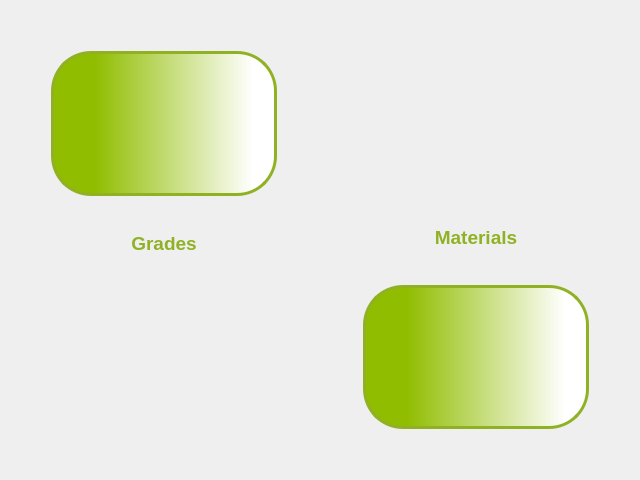
<?xml version="1.0" encoding="UTF-8"?>
<ui version="4.0">
 <class>coursesFrame</class>
 <widget class="QFrame" name="coursesFrame">
  <property name="geometry">
   <rect>
    <x>0</x>
    <y>0</y>
    <width>640</width>
    <height>480</height>
   </rect>
  </property>
  <property name="windowTitle">
   <string>Frame</string>
  </property>
  <layout class="QHBoxLayout" name="horizontalLayout">
   <item>
    <widget class="QFrame" name="gradesFrame">
     <property name="styleSheet">
      <string notr="true">background: transparent;</string>
     </property>
     <property name="frameShape">
      <enum>QFrame::StyledPanel</enum>
     </property>
     <property name="frameShadow">
      <enum>QFrame::Raised</enum>
     </property>
     <layout class="QVBoxLayout" name="verticalLayout_9">
      <item>
       <widget class="QPushButton" name="gradesButton">
        <property name="sizePolicy">
         <sizepolicy hsizetype="Minimum" vsizetype="Expanding">
          <horstretch>0</horstretch>
          <verstretch>0</verstretch>
         </sizepolicy>
        </property>
        <property name="cursor">
         <cursorShape>PointingHandCursor</cursorShape>
        </property>
        <property name="styleSheet">
         <string notr="true">QPushButton {
  background: qlineargradient(spread:pad, x1:0, y1:0, x2:1, y2:0, stop:0.189055 rgba(144, 189, 0, 255), stop:0.900498 rgba(255, 255, 255, 255));
  border-color: rgb(144, 177, 36);
  border-width: 3px;        
  border-style: solid;
  border-radius: 40px;
  margin:30px;
  padding:30px;
}</string>
        </property>
        <property name="text">
         <string/>
        </property>
        <property name="icon">
         <iconset resource="../../images/images.qrc">
          <normaloff>:/icons/gradesicon.png</normaloff>:/icons/gradesicon.png</iconset>
        </property>
        <property name="iconSize">
         <size>
          <width>100</width>
          <height>100</height>
         </size>
        </property>
       </widget>
      </item>
      <item>
       <widget class="QLabel" name="gradesLabel">
        <property name="text">
         <string>&lt;html&gt;&lt;head/&gt;&lt;body&gt;&lt;p align=&quot;center&quot;&gt;&lt;span style=&quot; font-size:14pt; font-weight:600; color:#90b124;&quot;&gt;Grades&lt;/span&gt;&lt;/p&gt;&lt;/body&gt;&lt;/html&gt;</string>
        </property>
        <property name="buddy">
         <cstring>gradesButton</cstring>
        </property>
       </widget>
      </item>
      <item>
       <spacer name="verticalSpacer_18">
        <property name="orientation">
         <enum>Qt::Vertical</enum>
        </property>
        <property name="sizeHint" stdset="0">
         <size>
          <width>20</width>
          <height>40</height>
         </size>
        </property>
       </spacer>
      </item>
     </layout>
    </widget>
   </item>
   <item>
    <widget class="QFrame" name="materialsFrame">
     <property name="styleSheet">
      <string notr="true">background: transparent;</string>
     </property>
     <property name="frameShape">
      <enum>QFrame::StyledPanel</enum>
     </property>
     <property name="frameShadow">
      <enum>QFrame::Raised</enum>
     </property>
     <layout class="QVBoxLayout" name="verticalLayout_8">
      <item>
       <spacer name="verticalSpacer_15">
        <property name="orientation">
         <enum>Qt::Vertical</enum>
        </property>
        <property name="sizeHint" stdset="0">
         <size>
          <width>20</width>
          <height>40</height>
         </size>
        </property>
       </spacer>
      </item>
      <item>
       <widget class="QLabel" name="materialsLabel">
        <property name="text">
         <string>&lt;html&gt;&lt;head/&gt;&lt;body&gt;&lt;p align=&quot;center&quot;&gt;&lt;span style=&quot; font-size:14pt; font-weight:600; color:#90b124;&quot;&gt;Materials&lt;/span&gt;&lt;/p&gt;&lt;/body&gt;&lt;/html&gt;</string>
        </property>
        <property name="buddy">
         <cstring>materialsButton</cstring>
        </property>
       </widget>
      </item>
      <item>
       <widget class="QPushButton" name="materialsButton">
        <property name="sizePolicy">
         <sizepolicy hsizetype="Minimum" vsizetype="Expanding">
          <horstretch>0</horstretch>
          <verstretch>0</verstretch>
         </sizepolicy>
        </property>
        <property name="cursor">
         <cursorShape>PointingHandCursor</cursorShape>
        </property>
        <property name="styleSheet">
         <string notr="true">QPushButton {
  background: qlineargradient(spread:pad, x1:0, y1:0, x2:1, y2:0, stop:0.189055 rgba(144, 189, 0, 255), stop:0.900498 rgba(255, 255, 255, 255));
  border-color: rgb(144, 177, 36);
  border-width: 3px;        
  border-style: solid;
  border-radius: 40px;
  margin:30px;
  padding:30px;
}</string>
        </property>
        <property name="text">
         <string/>
        </property>
        <property name="icon">
         <iconset resource="../../images/images.qrc">
          <normaloff>:/icons/materialsicon.png</normaloff>:/icons/materialsicon.png</iconset>
        </property>
        <property name="iconSize">
         <size>
          <width>100</width>
          <height>100</height>
         </size>
        </property>
       </widget>
      </item>
     </layout>
    </widget>
   </item>
  </layout>
 </widget>
 <tabstops>
  <tabstop>gradesButton</tabstop>
  <tabstop>materialsButton</tabstop>
 </tabstops>
 <resources>
  <include location="../../images/images.qrc"/>
 </resources>
 <connections/>
</ui>
